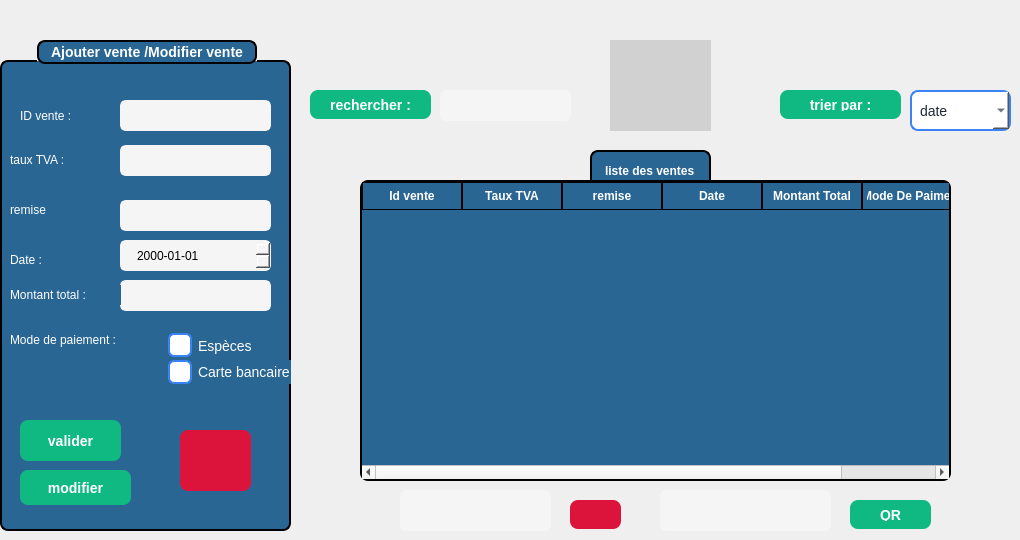
      <widget class="QWidget" name="page_1">
       <widget class="QGroupBox" name="groupBox_12">
        <property name="geometry">
         <rect>
          <x>0</x>
          <y>40</y>
          <width>291</width>
          <height>491</height>
         </rect>
        </property>
        <property name="styleSheet">
         <string notr="true">
QGroupBox {
    background-color: rgb(41, 102, 148);   /* blue background */
    border: 2px solid black;               /* black border, 2px wide */
    border-radius: 8px;                    /* rounded corners */
    margin-top: 20px;                      /* space for the title */
    color: white;                          /* title text color */
    font-weight: bold;
    font-size: 14px;
}

QGroupBox::title {
 border: 2px solid black;               /* black border, 2px wide */
    border-radius: 8px;     
background-color: rgb(41, 102, 148);
    subcontrol-origin: margin;
    subcontrol-position: top center;       /* title centered */
    padding: 2px 10px;
}</string>
        </property>
        <property name="title">
         <string>Ajouter vente /Modifier vente</string>
        </property>
        <widget class="QLabel" name="label_101">
         <property name="geometry">
          <rect>
           <x>20</x>
           <y>60</y>
           <width>63</width>
           <height>31</height>
          </rect>
         </property>
         <property name="styleSheet">
          <string notr="true">background-color:rgb(41, 102, 148);
color: rgb(255, 255, 255)</string>
         </property>
         <property name="text">
          <string>ID vente :</string>
         </property>
        </widget>
        <widget class="QLineEdit" name="lineEdit_45">
         <property name="geometry">
          <rect>
           <x>120</x>
           <y>60</y>
           <width>151</width>
           <height>31</height>
          </rect>
         </property>
         <property name="styleSheet">
          <string notr="true">QLineEdit {
    width: 150px;
    height: 150px;
    border: 3px solid rgb(245,245,245);
    border-radius: 6px;
    padding: 6px 12px;
    color: rgb(0,0,0);
    background-color: rgb(245,245,245); 
}</string>
         </property>
         <property name="text">
          <string/>
         </property>
        </widget>
        <widget class="QLineEdit" name="lineEdit_46">
         <property name="geometry">
          <rect>
           <x>120</x>
           <y>105</y>
           <width>151</width>
           <height>31</height>
          </rect>
         </property>
         <property name="styleSheet">
          <string notr="true">QLineEdit {
    width: 150px;
    height: 150px;
    border: 3px solid rgb(245,245,245);
    border-radius: 6px;
    padding: 6px 12px;
    color: rgb(0,0,0);
    background-color: rgb(245,245,245); 
}</string>
         </property>
         <property name="text">
          <string/>
         </property>
        </widget>
        <widget class="QLineEdit" name="lineEdit_47">
         <property name="geometry">
          <rect>
           <x>120</x>
           <y>160</y>
           <width>151</width>
           <height>31</height>
          </rect>
         </property>
         <property name="styleSheet">
          <string notr="true">QLineEdit {
    width: 150px;
    height: 150px;
    border: 3px solid rgb(245,245,245);
    border-radius: 6px;
    padding: 6px 12px;
    color: rgb(0,0,0);
    background-color: rgb(245,245,245); 
}</string>
         </property>
         <property name="text">
          <string/>
         </property>
        </widget>
        <widget class="QLineEdit" name="lineEdit_49">
         <property name="geometry">
          <rect>
           <x>120</x>
           <y>240</y>
           <width>151</width>
           <height>31</height>
          </rect>
         </property>
         <property name="styleSheet">
          <string notr="true">QLineEdit {
    width: 150px;
    height: 150px;
    border: 3px solid rgb(245,245,245);
    border-radius: 6px;
    padding: 6px 12px;
    color: rgb(0,0,0);
    background-color: rgb(245,245,245); 
}</string>
         </property>
         <property name="text">
          <string/>
         </property>
        </widget>
        <widget class="QLabel" name="label_102">
         <property name="geometry">
          <rect>
           <x>10</x>
           <y>110</y>
           <width>121</width>
           <height>20</height>
          </rect>
         </property>
         <property name="styleSheet">
          <string notr="true">background-color:rgb(41, 102, 148);
color: rgb(255, 255, 255)</string>
         </property>
         <property name="text">
          <string>taux TVA :</string>
         </property>
        </widget>
        <widget class="QLabel" name="label_103">
         <property name="geometry">
          <rect>
           <x>10</x>
           <y>160</y>
           <width>63</width>
           <height>20</height>
          </rect>
         </property>
         <property name="styleSheet">
          <string notr="true">background-color:rgb(41, 102, 148);
color: rgb(255, 255, 255)</string>
         </property>
         <property name="text">
          <string>remise</string>
         </property>
        </widget>
        <widget class="QLabel" name="label_104">
         <property name="geometry">
          <rect>
           <x>10</x>
           <y>210</y>
           <width>63</width>
           <height>20</height>
          </rect>
         </property>
         <property name="styleSheet">
          <string notr="true">background-color:rgb(41, 102, 148);
color: rgb(255, 255, 255)</string>
         </property>
         <property name="text">
          <string>Date :</string>
         </property>
        </widget>
        <widget class="QDateEdit" name="dateEdit_3">
         <property name="geometry">
          <rect>
           <x>120</x>
           <y>200</y>
           <width>151</width>
           <height>31</height>
          </rect>
         </property>
         <property name="styleSheet">
          <string notr="true">QDateEdit {
    border: 3px solid rgb(245,245,245);
    border-radius: 6px;
    padding: 6px 12px;
    color: rgb(0,0,0);
    background-color: rgb(245,245,245); 
}</string>
         </property>
         <property name="displayFormat">
          <string>yyyy-MM-dd</string>
         </property>
        </widget>
        <widget class="QLabel" name="label_106">
         <property name="geometry">
          <rect>
           <x>10</x>
           <y>320</y>
           <width>111</width>
           <height>20</height>
          </rect>
         </property>
         <property name="styleSheet">
          <string notr="true">background-color:rgb(41, 102, 148);
color: rgb(255, 255, 255)</string>
         </property>
         <property name="text">
          <string/>
         </property>
        </widget>
        <widget class="QLabel" name="label_107">
         <property name="geometry">
          <rect>
           <x>10</x>
           <y>245</y>
           <width>111</width>
           <height>20</height>
          </rect>
         </property>
         <property name="styleSheet">
          <string notr="true">background-color:rgb(41, 102, 148);
color: rgb(255, 255, 255)</string>
         </property>
         <property name="text">
          <string>Montant total :</string>
         </property>
        </widget>
        <widget class="QLabel" name="label_108">
         <property name="geometry">
          <rect>
           <x>10</x>
           <y>290</y>
           <width>141</width>
           <height>20</height>
          </rect>
         </property>
         <property name="styleSheet">
          <string notr="true">background-color:rgb(41, 102, 148);
color: rgb(255, 255, 255)</string>
         </property>
         <property name="text">
          <string>Mode de paiement :</string>
         </property>
        </widget>
        <widget class="QRadioButton" name="radioButton_5">
         <property name="geometry">
          <rect>
           <x>160</x>
           <y>290</y>
           <width>110</width>
           <height>31</height>
          </rect>
         </property>
         <property name="styleSheet">
          <string notr="true">QRadioButton {
    color: white;
    font-size: 14px;
    padding-left: 8px;
background-color: rgb(41, 102, 148);
}

QRadioButton::indicator {
    width: 20px;
    height: 20px;
    border: 2px solid #3b82f6;
    border-radius: 6px;      /* rounded corners */
    background-color: white;  /* unchecked background */
}

QRadioButton::indicator:checked {
    background-color: #FFD700;  /* blue fill when checked */
}</string>
         </property>
         <property name="text">
          <string>Espèces</string>
         </property>
        </widget>
        <widget class="QRadioButton" name="radioButton_6">
         <property name="geometry">
          <rect>
           <x>160</x>
           <y>320</y>
           <width>161</width>
           <height>24</height>
          </rect>
         </property>
         <property name="styleSheet">
          <string notr="true">QRadioButton {
    color: white;
    font-size: 14px;
    padding-left: 8px;
background-color: rgb(41, 102, 148);
}

QRadioButton::indicator {
    width: 20px;
    height: 20px;
    border: 2px solid #3b82f6;
    border-radius: 6px;      /* rounded corners */
    background-color: white;  /* unchecked background */
}

QRadioButton::indicator:checked {
    background-color: #FFD700;  /* blue fill when checked */
}</string>
         </property>
         <property name="text">
          <string>Carte bancaire</string>
         </property>
        </widget>
        <widget class="QPushButton" name="pushButton_33">
         <property name="geometry">
          <rect>
           <x>20</x>
           <y>380</y>
           <width>101</width>
           <height>41</height>
          </rect>
         </property>
         <property name="styleSheet">
          <string notr="true">QPushButton {
    background-color: #10b981;   /* normal state */
    color: white;
    border: none;
    border-radius: 8px;
    padding: 8px 20px;
    font-size: 14px;
    font-weight: bold;
}

QPushButton:hover {
    background-color: #059669;   /* darker on hover */
}</string>
         </property>
         <property name="text">
          <string>valider</string>
         </property>
        </widget>
        <widget class="QPushButton" name="modifier_vente">
         <property name="geometry">
          <rect>
           <x>20</x>
           <y>430</y>
           <width>111</width>
           <height>35</height>
          </rect>
         </property>
         <property name="styleSheet">
          <string notr="true">QPushButton {
    background-color: #10b981;   /* normal state */
    color: white;
    border: none;
    border-radius: 8px;
    padding: 8px 20px;
    font-size: 14px;
    font-weight: bold;
}

QPushButton:hover {
    background-color: #059669;   /* darker on hover */
}</string>
         </property>
         <property name="text">
          <string>modifier</string>
         </property>
        </widget>
        <widget class="QPushButton" name="annulerajout_vente_2">
         <property name="geometry">
          <rect>
           <x>180</x>
           <y>390</y>
           <width>71</width>
           <height>61</height>
          </rect>
         </property>
         <property name="styleSheet">
          <string notr="true">QPushButton {

	background-color: rgb(220, 20, 60);
	
    color: white;
    border: none;
    border-radius: 8px;
    padding: 8px 20px;
    font-size: 14px;
    font-weight: bold;
}

QPushButton:hover {
      /* darker on hover */
	background-color: rgb(140, 0, 0);
}
</string>
         </property>
         <property name="text">
          <string/>
         </property>
         <property name="icon">
          <iconset theme="QIcon::ThemeIcon::EditClear"/>
         </property>
        </widget>
        <zorder>label_102</zorder>
        <zorder>label_101</zorder>
        <zorder>lineEdit_45</zorder>
        <zorder>lineEdit_46</zorder>
        <zorder>lineEdit_47</zorder>
        <zorder>lineEdit_49</zorder>
        <zorder>label_103</zorder>
        <zorder>label_104</zorder>
        <zorder>dateEdit_3</zorder>
        <zorder>label_106</zorder>
        <zorder>label_107</zorder>
        <zorder>label_108</zorder>
        <zorder>radioButton_5</zorder>
        <zorder>radioButton_6</zorder>
        <zorder>pushButton_33</zorder>
        <zorder>modifier_vente</zorder>
        <zorder>annulerajout_vente_2</zorder>
       </widget>
       <widget class="QPushButton" name="pushButton_34">
        <property name="geometry">
         <rect>
          <x>310</x>
          <y>90</y>
          <width>121</width>
          <height>29</height>
         </rect>
        </property>
        <property name="styleSheet">
         <string notr="true">QPushButton {
    background-color: #10b981;   /* normal state */
    color: white;
    border: none;
    border-radius: 8px;
    padding: 8px 20px;
    font-size: 14px;
    font-weight: bold;
}

QPushButton:hover {
    background-color: #059669;   /* darker on hover */
}</string>
        </property>
        <property name="text">
         <string>rechercher :</string>
        </property>
       </widget>
       <widget class="QLineEdit" name="lineEdit_vente">
        <property name="geometry">
         <rect>
          <x>440</x>
          <y>90</y>
          <width>131</width>
          <height>31</height>
         </rect>
        </property>
        <property name="styleSheet">
         <string notr="true">QLineEdit {
    width: 150px;
    height: 150px;
    border: 3px solid rgb(245,245,245);
    border-radius: 6px;
    padding: 6px 12px;
    color: rgb(0,0,0);
    background-color: rgb(245,245,245); 
}</string>
        </property>
       </widget>
       <widget class="QPushButton" name="pushButton_35">
        <property name="geometry">
         <rect>
          <x>780</x>
          <y>90</y>
          <width>121</width>
          <height>29</height>
         </rect>
        </property>
        <property name="styleSheet">
         <string notr="true">QPushButton {
    background-color: #10b981;   /* normal state */
    color: white;
    border: none;
    border-radius: 8px;
    padding: 8px 20px;
    font-size: 14px;
    font-weight: bold;
}

QPushButton:hover {
    background-color: #059669;   /* darker on hover */
}
</string>
        </property>
        <property name="text">
         <string>trier par :</string>
        </property>
       </widget>
       <widget class="QTableWidget" name="tableWidgetvente">
        <property name="geometry">
         <rect>
          <x>360</x>
          <y>180</y>
          <width>591</width>
          <height>301</height>
         </rect>
        </property>
        <property name="styleSheet">
         <string notr="true">QTableWidget {
    background-color: rgb(41, 102, 148);   /* blue background */
    border: 2px solid black;
    border-radius: 8px;
    font-weight: bold;
    font-size: 14px;
    gridline-color: black;                 /* cell grid lines */
    color: white;                          
    selection-background-color: #10b981;
    selection-color: white;
    outline: 0;
}

QTableWidget::item {
    border: 1px solid black;               /* give each cell a border */
    padding: 4px;
}

QHeaderView::section {
    background-color: rgb(41, 102, 148);
    color: white;
    border: 1px solid black;              /* column header border */
    padding: 4px;
    font-weight: bold;
}</string>
        </property>
        <column>
         <property name="text">
          <string>Id vente</string>
         </property>
        </column>
        <column>
         <property name="text">
          <string>Taux TVA</string>
         </property>
        </column>
        <column>
         <property name="text">
          <string>remise</string>
         </property>
        </column>
        <column>
         <property name="text">
          <string>Date</string>
         </property>
        </column>
        <column>
         <property name="text">
          <string>Montant Total</string>
         </property>
        </column>
        <column>
         <property name="text">
          <string>Mode De Paiment</string>
         </property>
        </column>
       </widget>
       <widget class="QLineEdit" name="lineEdit_supprimer_vente">
        <property name="geometry">
         <rect>
          <x>400</x>
          <y>490</y>
          <width>151</width>
          <height>41</height>
         </rect>
        </property>
        <property name="styleSheet">
         <string notr="true">QLineEdit {
    width: 150px;
    height: 150px;
    border: 3px solid rgb(245,245,245);
    border-radius: 6px;
    padding: 6px 12px;
    color: rgb(0,0,0);
    background-color: rgb(245,245,245); 
}</string>
        </property>
        <property name="text">
         <string/>
        </property>
       </widget>
       <widget class="QPushButton" name="pushButton_3">
        <property name="geometry">
         <rect>
          <x>570</x>
          <y>500</y>
          <width>51</width>
          <height>29</height>
         </rect>
        </property>
        <property name="styleSheet">
         <string notr="true">QPushButton {

	background-color: rgb(220, 20, 60);
	
    color: white;
    border: none;
    border-radius: 8px;
    padding: 8px 20px;
    font-size: 14px;
    font-weight: bold;
}

QPushButton:hover {
      /* darker on hover */
	background-color: rgb(140, 0, 0);
}
</string>
        </property>
        <property name="text">
         <string/>
        </property>
        <property name="icon">
         <iconset theme="QIcon::ThemeIcon::EditDelete"/>
        </property>
       </widget>
       <widget class="QLabel" name="label_109">
        <property name="geometry">
         <rect>
          <x>590</x>
          <y>150</y>
          <width>121</width>
          <height>41</height>
         </rect>
        </property>
        <property name="styleSheet">
         <string notr="true">QLabel {
    border: 2px solid black;           /* bordure noire, 2px */
    border-radius: 8px;
    background-color: rgb(41, 102, 148); /* même couleur de fond */
    color: white;                       /* texte blanc */
    font-weight: bold;                  /* texte un peu gras */
    subcontrol-origin: margin;
    subcontrol-position: top center;    /* titre centré */
    padding: 2px 10px;
}</string>
        </property>
        <property name="text">
         <string>liste des ventes</string>
        </property>
       </widget>
       <widget class="QLabel" name="image_4">
        <property name="geometry">
         <rect>
          <x>610</x>
          <y>40</y>
          <width>101</width>
          <height>91</height>
         </rect>
        </property>
        <property name="styleSheet">
         <string notr="true">background-color: rgb(209, 209, 209);
   </string>
        </property>
        <property name="text">
         <string/>
        </property>
        <property name="pixmap">
         <pixmap>../Projet/images/photo.png</pixmap>
        </property>
       </widget>
       <widget class="QComboBox" name="comboBox_10">
        <property name="geometry">
         <rect>
          <x>910</x>
          <y>90</y>
          <width>101</width>
          <height>41</height>
         </rect>
        </property>
        <property name="styleSheet">
         <string notr="true">QComboBox {
    background-color: rgb(255, 255, 255);   /* white background */
    color: #1f2937;                         /* selected text color */
    border: 2px solid #3b82f6;              /* blue border */
    border-radius: 8px;
    font-size: 14px;
    padding: 4px 8px;
}

/* Dropdown list styling */
QComboBox QAbstractItemView {
    background-color: rgb(255, 255, 255);
    color: #1f2937;
    selection-background-color: #3b82f6;
    selection-color: white;
}

/* Make the arrow black */
QComboBox::down-arrow {
    width: 12px;
    height: 12px;
    image: none; 
                      /* remove default image */
	background-color: rgb(0, 170, 255);
    border-left: 6px solid transparent;
    border-right: 6px solid transparent;
    border-top: 6px solid black;       /* black arrow */
}
</string>
        </property>
        <item>
         <property name="text">
          <string>date</string>
         </property>
        </item>
       </widget>
       <widget class="QLineEdit" name="lineEdit_email">
        <property name="geometry">
         <rect>
          <x>660</x>
          <y>490</y>
          <width>171</width>
          <height>41</height>
         </rect>
        </property>
        <property name="styleSheet">
         <string notr="true">QLineEdit {
    width: 150px;
    height: 150px;
    border: 3px solid rgb(245,245,245);
    border-radius: 6px;
    padding: 6px 12px;
    color: rgb(0,0,0);
    background-color: rgb(245,245,245); 
}</string>
        </property>
        <property name="text">
         <string/>
        </property>
       </widget>
       <widget class="QPushButton" name="pushButton_2">
        <property name="geometry">
         <rect>
          <x>850</x>
          <y>500</y>
          <width>81</width>
          <height>29</height>
         </rect>
        </property>
        <property name="styleSheet">
         <string notr="true">QPushButton {
    background-color: #10b981;   /* normal state */
    color: white;
    border: none;
    border-radius: 8px;
    padding: 8px 20px;
    font-size: 14px;
    font-weight: bold;
}

QPushButton:hover {
    background-color: #059669;   /* darker on hover */
}
</string>
        </property>
        <property name="text">
         <string>QR</string>
        </property>
        <property name="icon">
         <iconset theme="QIcon::ThemeIcon::AddressBookNew"/>
        </property>
       </widget>
       <zorder>label_109</zorder>
       <zorder>groupBox_12</zorder>
       <zorder>pushButton_34</zorder>
       <zorder>lineEdit_vente</zorder>
       <zorder>pushButton_35</zorder>
       <zorder>tableWidgetvente</zorder>
       <zorder>lineEdit_supprimer_vente</zorder>
       <zorder>pushButton_3</zorder>
       <zorder>image_4</zorder>
       <zorder>comboBox_10</zorder>
       <zorder>lineEdit_email</zorder>
       <zorder>pushButton_2</zorder>
      </widget>
